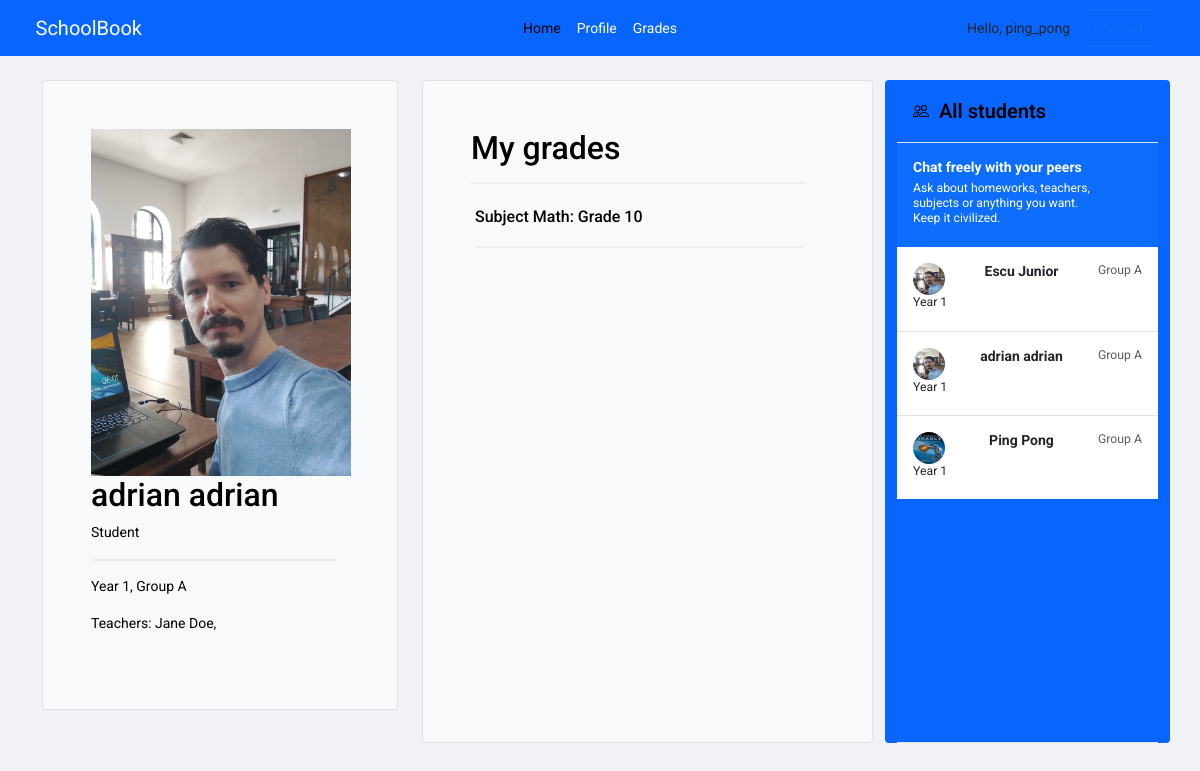
/student/adrian_adrian/grades/ (signed in), run on the app's committed database.
### core/models.py (models this page shows, shortened)
class Student(models.Model):
    user = models.OneToOneField(User, on_delete=models.CASCADE, null=True)
    first_name = models.CharField(max_length=150, null=True)
    last_name = models.CharField(max_length=150, null=True)
    group = models.ForeignKey(Group, on_delete=models.SET_NULL, null=True, blank=True)
    phone = models.CharField(max_length=150,null=True)
    parents = models.ManyToManyField(Parent, related_name='children')
    teachers = models.ManyToManyField(Teacher, related_name='pupils')
    year = models.ForeignKey(Year, on_delete=models.CASCADE, related_name='students')
    year_group = models.ForeignKey(YearGroup, on_delete=models.CASCADE, related_name='students')
    subjects = models.ManyToManyField('Subject', related_name='students')
    profile_pic = models.ImageField(upload_to='static/images',null=True, blank=True)

class Year(models.Model):
    year = models.IntegerField(default=1)
    teachers = models.ManyToManyField(Teacher)
    def __str__(self) -> str:
        return f"Year {self.year}"

class YearGroup(models.Model):
    name = models.CharField(max_length=200)
    def __str__(self) -> str:
        return f"Group {self.name}"

class Teacher(models.Model):
    name = models.CharField(max_length=150)
    subjects = models.ManyToManyField('Subject', related_name='teachers')
    phone = models.CharField(max_length=150, null=True)
    group = models.ForeignKey(Group, on_delete=models.SET_NULL, null=True, blank=True)
    user = models.OneToOneField(User, on_delete=models.CASCADE, null=True)
    profile_pic = models.ImageField(upload_to='static/images' ,null=True, blank=True)

class StudentGrade(models.Model):
    student = models.ForeignKey(Student, on_delete=models.CASCADE)
    subject = models.ForeignKey(Subject, on_delete=models.CASCADE)
    grade = models.ForeignKey(Grade, on_delete=models.CASCADE)

class Subject(models.Model):
    name = models.CharField(max_length=200)
    def __str__(self) -> str:
        return f"Subject {self.name}"

class Grade(models.Model):
    grade = models.IntegerField()
    def __str__(self) -> str:
        return f"Grade {self.grade}"

### core/views.py (the view)
# urls.py: path('student/<str:username>/grades/', views.student_profile_grades, name='student_profile_grades'),
def student_profile_grades(request, username):
    student = get_object_or_404(Student,  user__username=username)
    all_students = Student.objects.all()
    year = student.year
    year_group = student.year_group
    grades = student.studentgrade_set.all()
    teachers = student.teachers.all()
    return render(request, 'student_grades.html', {'student': student, 'all_students': all_students, \
                                            'year': year, 'year_group': year_group, 'grades': grades, \
                                            'teachers': teachers})

### core/templatetags/group_check.py (called while the page is built)
@register.filter(name="in_group")
def in_group(user, group_name):
    return user.groups.filter(name=group_name).exists()

### core/templates/student_grades.html (shortened to what this page needs)
{% extends 'base.html' %}
{% load static %}
{% block content %}
<main>
  <div class="container py-4">
    <div class="row  ">
      <div class="col-md-4" style="height: 630px;  position: sticky; top: 50px;" >
        <div class="h-100 p-5 text-bg-light rounded-1 border">
          <img style='width:260px; height:auto;' src="{{ student.profile_pic.url }}" class="card-img-top" alt="{{ student.first_name }} {{ student.last_name }}">
          <h2>{{ student.first_name }} {{ student.last_name }}</h2>
          <p>Student</p>
          <hr class="styled-hr">
          <p>{{ year }}, {{ year_group }}</p>
          {% for teacher in student.teachers.all %}
            <p>Teachers: {{teacher.name}}, </p>
          {% endfor %}
        </div>
      </div>
      <div class="col-md-5">
        <div class="h-100 p-5  text-bg-light border rounded-1" >
          <h2>My grades</h2>
                  <hr class="styled-hr">
                  <div class="p-1 gap-3 py-1 w-100 ">
                    <div class="list-group">
                        {% for grade in grades %}
                        <div class="d-flex py-1 w-100 justify-content-between ">
                            <div>
                                <h6 class="mb-0">{{ grade.subject }}: {{ grade.grade }}</h6>
                            </div>
                        </div>
                        <hr class="styled-hr">
                        {% endfor %}
                    </div>
                </div>
        </div>
      </div>
    <div class="col-md-3 d-flex flex-column align-items-stretch flex-shrink-0 bg-body-tertiary rounded-1">
      <a href=# class="d-flex align-items-center flex-shrink-0 p-3 link-body-emphasis text-decoration-none border-bottom">
        <span class="fs-5 fw-semibold"> &nbsp; All students</span>
      </a>
      <div class="list-group list-group-flush border-bottom scrollarea">
        <a href="#" class="list-group-item list-group-item-action active py-3 lh-sm" aria-current="true">
          <div class="d-flex w-100 align-items-center justify-content-between">
            <strong class="mb-1">Chat freely with your peers</strong>
          </div>
          <div class="col-10 mb-1 small">Ask about homeworks, teachers, subjects or anything you want. Keep it civilized.</div>
        </a>
        {% for student in all_students %}
          <a href="{% url 'student_student_profile' username=student.user.username %}" class="list-group-item list-group-item-action py-3 lh-sm">
            <div class="d-flex w-100 justify-content-between">
              <img src="{{ student.profile_pic.url }}"  width="32" height="32" class="rounded-circle flex-shrink-0">
              <strong class="mb-1">{{ student.first_name }} {{ student.last_name }}</strong>
              <small class="text-body-secondary">{{ student.year_group }}</small>
            </div>
            <div class="col-10 mb-1 small">{{ student.year }}</div>
          </a>
        {% endfor %}
      </div>
    </div>
</div>
</main>
{% endblock %}

### core/templates/navbar.html (shortened to what this page needs)
{% load static %}
{% load group_check %}
<nav class="navbar navbar-expand-lg bg-body-tertiary" aria-label="Thirteenth navbar example">
  <div class="container-fluid">
      <a class="navbar-brand col-lg-3 me-0" style="padding-left:2%;" href=#>SchoolBook</a>
      <ul class="navbar-nav col-lg-6 justify-content-lg-center">
        <li class="nav-item"><a class="nav-link active" aria-current="page" href=#>Home</a></li>
        {% if request.user|in_group:"Students" %}
        <li class="nav-item"><a class="nav-link" aria-current="page" href="{% url 'student_profile' username=request.user.username %}">Profile</a></li>
        <li class="nav-item"><a class="nav-link" aria-current="page" href="{% url 'student_profile_grades' username=request.user.username %}">Grades</a></li>
        {% endif %}
      </ul>
      <div class="d-lg-flex col-lg-3 justify-content-lg-end" style="padding-right:2%;">
        {% if request.user.is_authenticated %}
          <span class="hello-msg d-flex align-items-center justify-content-center">Hello, {{request.user}}  &nbsp;&nbsp; </span><a href="{% url 'logout' %}" class="btn btn-outline-primary me-2">Logout</a>
        {% else %}
          <a href="{% url 'login' %}" class="btn btn-outline-primary me-2">Login</a>
        {% endif %}
      </div>
    </div>
</nav>

### school_manager/static/css/sign-in.css (style rules this page uses)
html, body { height: 100%; }

### school_manager/static/css/custom.css (style rules this page uses)
.styled-hr { border: 1px solid #ccc; margin: 15px 0; width: 95% !important; background-color: #eee; text-align: right; }
body { font-size: 14px; line-height: 1.5; }
body { background-color: #f0f2f5; font-family: 'Roboto', Arial, sans-serif; }
.navbar { background-color: #0866ff; }
.nav-link, .navbar-brand { color: #ffffff; }
.bg-body-tertiary { background-color: #0866ff !important; }
hr { border-top-color: #dadde1; }
.bi { vertical-align: -.125em; fill: currentColor; }

### school_manager/static/css/sidebars.css (style rules this page uses)
.scrollarea { overflow-y: auto !important; height: 600px; }

### data on the page
Student: profile_pic (picture), first_name "adrian", last_name "adrian", year_group "Group A", year "Year 1"
Year: year "Year 1"
YearGroup: name "Group A"
Teacher: name "Jane Doe"
StudentGrade: subject "Subject Math", grade "Grade 10"
Student: profile_pic (picture), first_name "Escu", last_name "Junior", year_group "Group A", year "Year 1"
Student: profile_pic (picture), first_name "Ping", last_name "Pong", year_group "Group A", year "Year 1"

### other printed values
{{ request.user }} "ping_pong"
